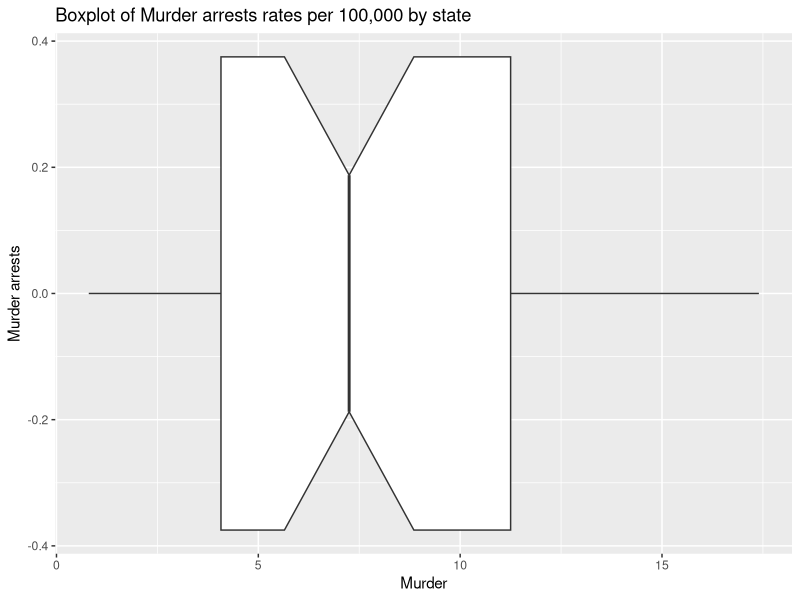
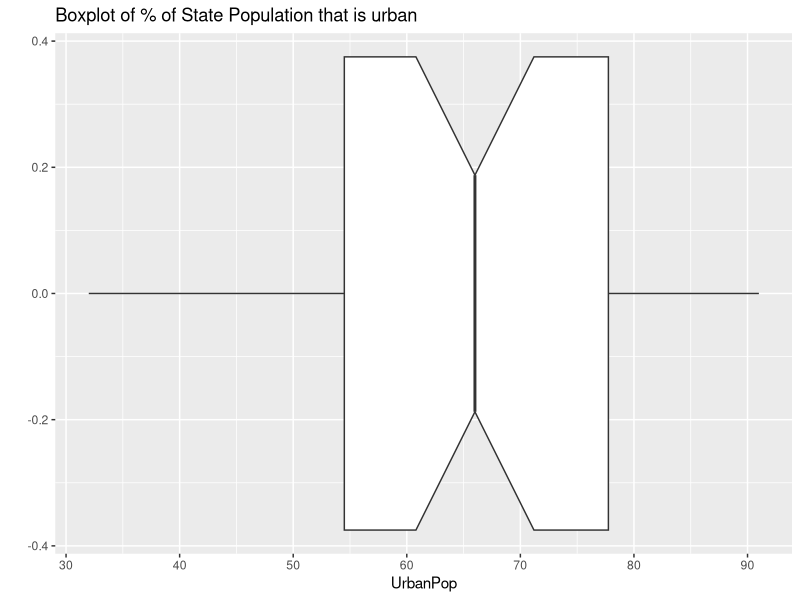
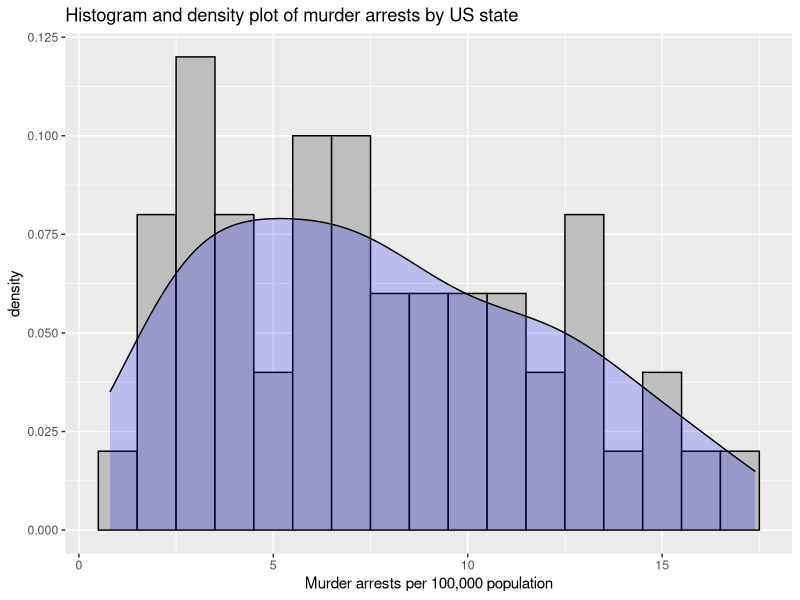
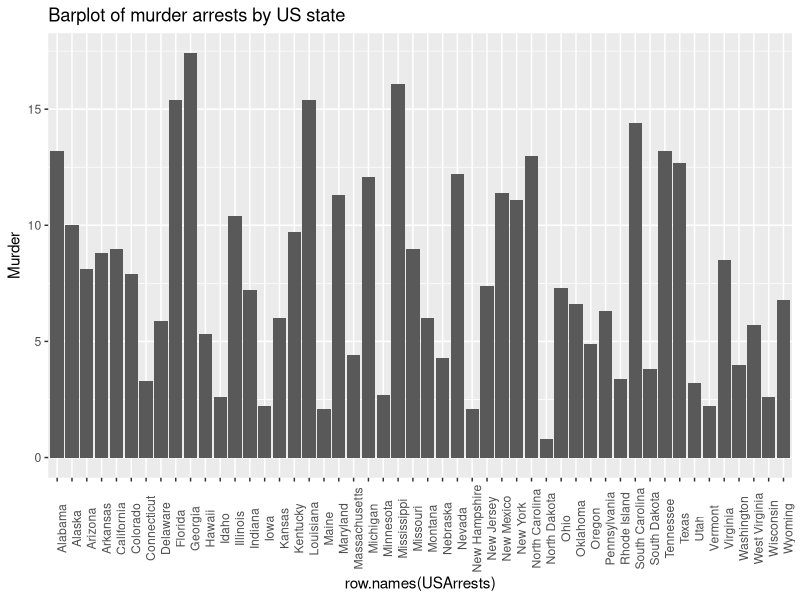
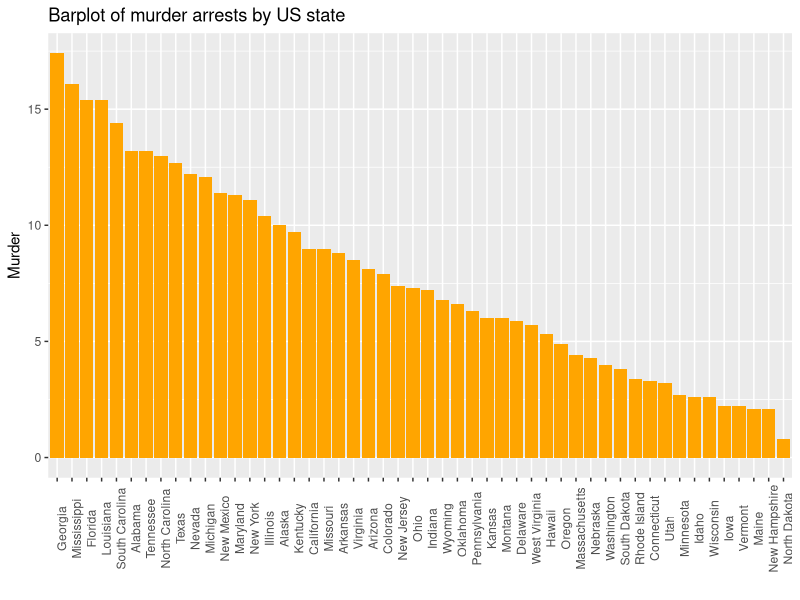
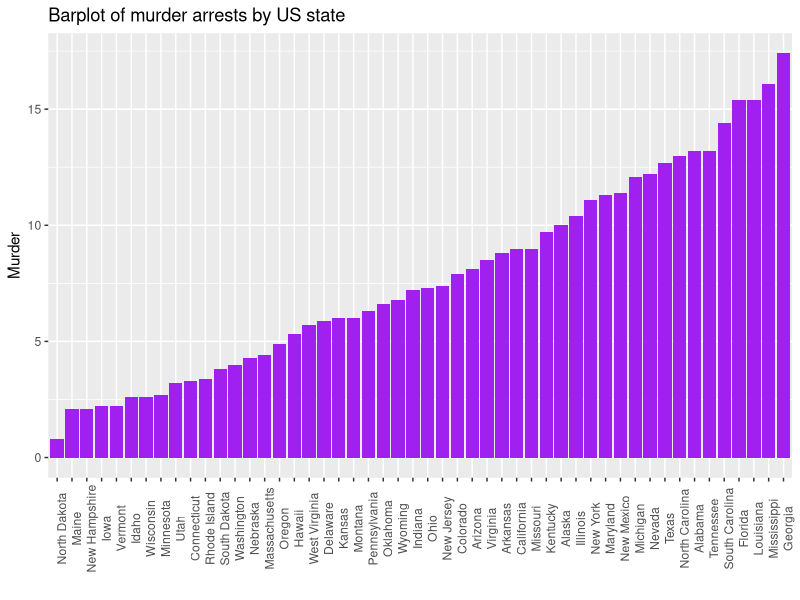
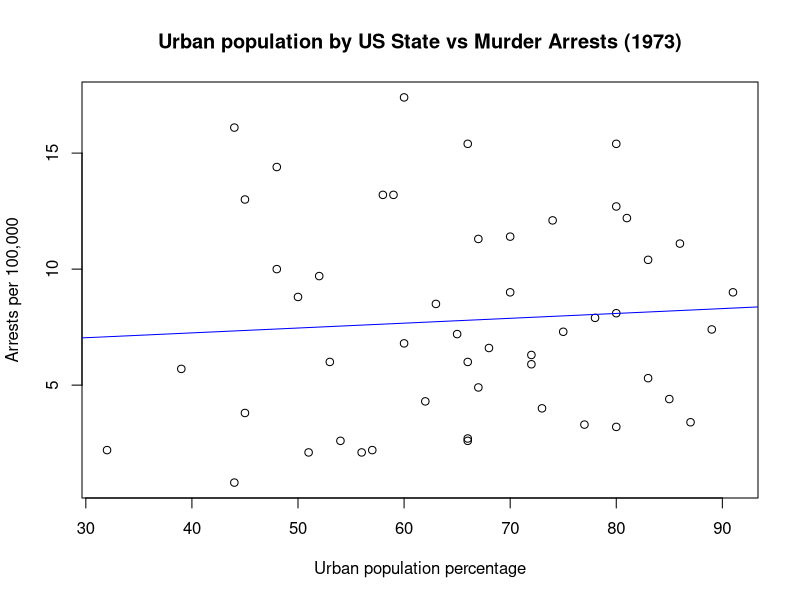
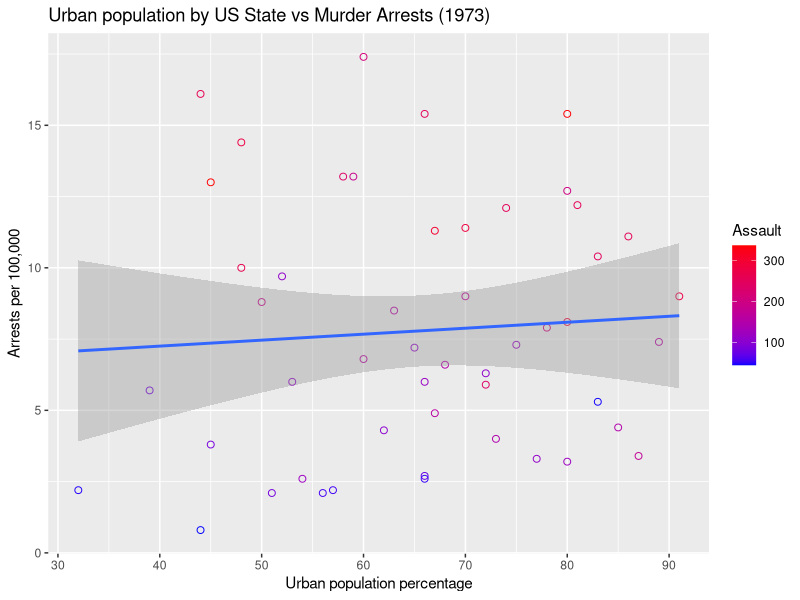

The R script that drew these images, in order: (Note: this script raises an error after producing the figures.)
## ---- chunk 1
# We will need the ggplot2 package.  This is part of the {tidyverse} package so if you have installed this already or perhaps specifically the {ggplot2} then you are ok.  Otherwise uncomment the line below.
# install.packages("ggplot2")
library(ggplot2)

# The data() function can import various built-in datasets
data("USArrests")
## ---- chunk 2
summary(USArrests)

# Check to see if all columns are complete
USArrests[!complete.cases(USArrests),]
## ---- chunk 3
summary(USArrests)
help("USArrests")
## ---- chunk 4
View(USArrests)
str(USArrests)
## ---- chunk 5
# return all the row names i.e., state labels
row.names(USArrests)
## ---- chunk 6
summary(USArrests)
## ---- chunk 7
# Boxplot of Murder Arrests
ggplot(USArrests, aes(y=Murder)) + 
  geom_boxplot(notch = TRUE) +
  labs(title = "Boxplot of Murder arrests rates per 100,000 by state",
       x = "Murder arrests") +
  coord_flip()       # Turn to horizontal

# Boxplot of % of State Population that is urban
ggplot(USArrests, aes(y=UrbanPop)) + 
  geom_boxplot(notch = TRUE) +
  labs(title = "Boxplot of % of State Population that is urban",
       x = "") +
  coord_flip()       # Turn to horizontal
## ---- chunk 8
# A histogram of Murder arrests
  
ggplot(USArrests, aes(x=Murder)) + 
# Histogram with scaled density instead of count on y-axis  
  geom_histogram(aes(y=..density..),      
                 binwidth=1,
                 colour="black", fill="grey") +
# Overlay with transparent (use the alpha parameter) blue density plot  
  geom_density(alpha=.2, fill="blue") +   
  xlab("Murder arrests per 100,000 population") +
  ggtitle("Histogram and density plot of murder arrests by US state")
## ---- chunk 9
# A bar chart of Murder arrests by state (but hard to read really)
ggplot(data=USArrests, 
       aes(x= row.names(USArrests), y=Murder)) +
  geom_bar(stat="identity") + 
  ggtitle("Barplot of murder arrests by US state") +
  theme(axis.text.x = element_text(angle = 90))      # Rotate the labels for legibility
## ---- chunk 10
# A bar chart of Murder arrests by state (in decreasing order of murder arrests)
ggplot(data=USArrests, aes(x=reorder(row.names(USArrests), -Murder), y=Murder)) +
  geom_bar(stat="identity", fill="orange") + 
  ggtitle("Barplot of murder arrests by US state") +
  xlab("") +                        # suppress the x-axis label
  theme(axis.text.x = element_text(angle=90))
## ---- chunk 11
# A bar chart of Murder arrests by state (in increasing order of murder arrests)
ggplot(data=USArrests, aes(x=reorder(row.names(USArrests), Murder), y=Murder)) +
  geom_bar(stat="identity", fill="purple") + 
  ggtitle("Barplot of murder arrests by US state") +
  xlab("") +                        # suppress the x-axis label
  theme(axis.text.x = element_text(angle=90))
## ---- chunk 12
# Output a cross-correlation matrix for the data frame
# The non-parametric correlation coefficient Spearman's rho is used
cor(USArrests, method = "spearman")

# round the output to read more easily
round(cor(USArrests, use = "all.obs", method = "spearman"),3)
## ---- chunk 13
plot(USArrests$Murder~USArrests$UrbanPop,
     xlab = "Urban population percentage", ylab = "Arrests per 100,000",
     main = "Urban population by US State vs Murder Arrests (1973)"
)
abline(lm(Murder ~ UrbanPop, data = USArrests), 
              col = "blue")  
## ---- chunk 14
# This plot also colours the data points by the Assault arrest rate
# I also save the plot to a new object called p1
p1 <- ggplot(data = USArrests, aes(x=UrbanPop, y=Murder, colour=Assault)) +
      geom_point(shape = 1, size = 2) +
      scale_colour_gradient(low = "blue", high = "red") +
      stat_smooth(method="lm", se=TRUE) +    
      ggtitle("Urban population by US State vs Murder Arrests (1973)") +
      xlab("Urban population percentage") + 
      ylab("Arrests per 100,000")
p1
ggsave("USArrestsPlotGGplot.png")      # Saves the last plot created as a file
## ---- chunk 15
# This plot also colours the data points by the Assault arrest rate
# I also save the plot to a new object called p1
p2 <- ggplot(data = USArrests, aes(x=Assault, y=Murder, colour=UrbanPop)) +
      geom_point(shape = 1, size = 2) +
      scale_colour_gradient(low = "blue", high = "red") +
      stat_smooth(method="lm", se=TRUE) +    
      ggtitle("Assault Arrests vs Murder Arrests (1973)") +
      xlab("Assault arrests per 100,000") + 
      ylab("Murder arrests per 100,000")
p2
ggsave("USMurderVSAssaultArrestsPlotGGplot.png")      # Saves the last plot created as a file
## ---- chunk 16
# To load mtcars
data("mtcars")
head(mtcars)
View(mtcars)
summary(mtcars)
help("mtcars")

## ---- chunk 17
print(paste0("qsec median: ", median(mtcars$qsec)))
print(paste0("mpg median: ", median(mtcars$mpg)))
print(paste0("cyl median: ", median(mtcars$cyl)))
print(paste0("disp median: ", median(mtcars$disp)))
print(paste0("hp median: ", median(mtcars$hp)))
print(paste0("drat median: ", median(mtcars$drat)))
print(paste0("wt median: ", median(mtcars$wt)))
print(paste0("gear median: ", median(mtcars$gear)))
print(paste0("carb median: ", median(mtcars$carb)))
## ---- chunk 18
# You need to provide your data frame name in this example
my_dataframe_name <- "Put the name here"
lapply(my_dataframe_name[, 1:length(my_dataframe_name)], sd)
## ---- chunk 19
# To list all the built-in data sets
#data()
data("Titanic")
help("Titanic")
head(Titanic)
## ---- chunk 20
View(Titanic)
#Titanic[!complete.cases(Titanic),]
colSums(is.na(Titanic))
## ---- chunk 21
# Reports counts of missing values by data frame column/variable
colSums(is.na(USArrests))
## ---- chunk 22
# Apply class() to each column in USArrests
sapply(USArrests, class)
## ---- chunk 23
# A bar chart of Murder arrests by state (in increasing order of murder arrests)
myFavouriteColour <- "darkgrey"
ggplot(data=USArrests, aes(x=reorder(row.names(USArrests), Murder), y=Murder)) +
  geom_bar(stat="identity", fill=myFavouriteColour) + 
  ggtitle("Barplot of murder arrests by US state") +
  xlab("") +                        # suppress the x-axis label
  theme(axis.text.x = element_text(angle=90))
## ---- chunk 24
# head() is simple and you can control the number of rows returned.
head(mtcars)
# tail() is also simple and perhaps is an antidote to the 'bias'(?) of always looking at the first few rows.
tail(mtcars)
# View() enables you to scroll through an entire data frame.  This works less well when there 1000s of rows.  Also unlike a spreadsheet you can’t manipulate any of the data.
View(mtcars)
# str() provides more information on the data types and typical? values.
str(mtcars)
## ---- chunk 25
# str() also provides information on the data frame dimensions.  If you just want the dimensions you can use dim()
str(mtcars)
dim(mtcars)
## ---- chunk 26
median(mtcars$mpg)
# and then continue with each variable (column) one by one ...
# or you might use the summary() function.
summary(mtcars)
## ---- chunk 27
sapply(mtcars, sd)
